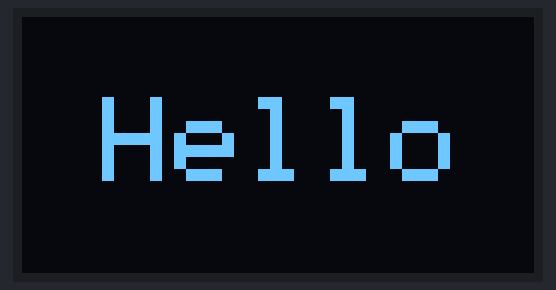
A sketch run on a simulated Arduino Uno, built with avr-gcc and run on an emulated ATmega328P. Parts: 128×64 one-colour display. What the sketch prints to the serial monitor is not drawn.

Above: at 0.1 s.

Measured:
- what the display in image 0 shows lasts 5.0 s, from 0.1 s to 5.1 s

The sketch:

DispTest.ino
```cpp
//Headers
#include <Wire.h> //Custom i2c pinout library
#include <Adafruit_GFX.h> //Graphics library for display
#include <Adafruit_SSD1306.h> //Display library

//Vars
#define SCREEN_WIDTH 128 //Width of display used
#define SCREEN_HEIGHT 64 //Height of display used

bool initialized = false; //Tracks if screen initialized properly

Adafruit_SSD1306 display(SCREEN_WIDTH, SCREEN_HEIGHT, &Wire, -1); //Screen

void setup()
{
  //Device / pin setup
  Wire.begin(); //Setup custom i2c line on these pins

  //Serial setup
  Serial.begin(9600); //Start serial
  Serial.println("Initializing...");

  //Check if display has failed to begin
  if(!display.begin(SSD1306_SWITCHCAPVCC, 0x3C)) {
    Serial.println(F("SSD1306 allocation failed"));
    return;
  }
  else{
    //Otherwise display has started correctly
    Serial.println("Initialized.");
    initialized = true;

    Clear();
    Display("Hello", 20, 20, 3);
    delay(5000);
    Clear();
    display.ssd1306_command(SSD1306_DISPLAYOFF);
  }
}

void loop()
{
}

void Display(String text, int x, int y, int size){
  display.clearDisplay();
  display.setTextSize(size);
  display.setTextColor(WHITE);
  display.setCursor(x, y);
  display.println(text);
  display.display();
}

void Clear(){
  display.clearDisplay();
  display.display();
}
```
